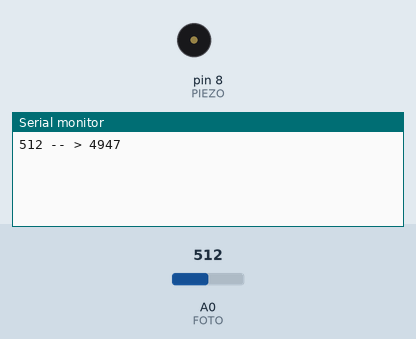
This sketch was run on a simulated Arduino Uno, built with avr-gcc and run on an emulated ATmega328P. Parts: buzzer (waves = sounding), the last lines printed to the serial monitor. Inputs (shaded band) come from the test bench; at power-on: A0 (FOTO) = 512.

Above: at 0.01 s.
1.3 s: A0 (FOTO) set to 630
At 1.9 s:
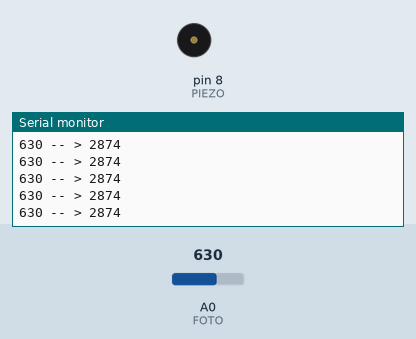
4.3 s: A0 (FOTO) set to 648
At 5.2 s:
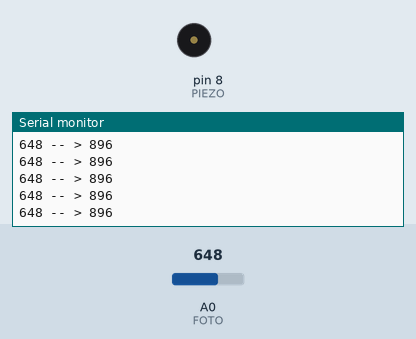
Timing chart, 0 to 7.3 s (numbered marks = the images above; inputs shaded):
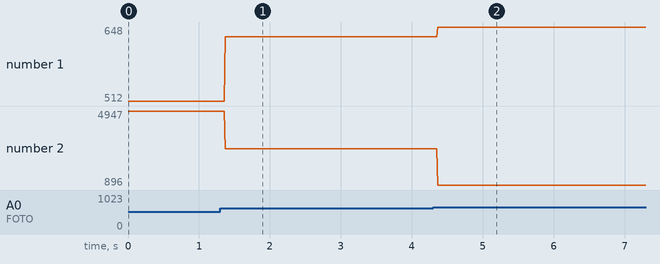

The sketch:

_11_teremin.ino
```cpp
// (licence header left out)
int PIEZO = 8;	  // Diamo un nome al PIN 8
int FOTO = A0;     // Diamo un nome al PIN A0;

int valore = 0;   // Definiamo una variabile che useremo
                  // per il valore del potenzionetro

int valoreNormalizzato = 0;  // definiamo una variabile dove metteremo il risultato
                             // di VALORE una volta normalizzato


void setup() {
  pinMode(PIEZO, OUTPUT);		// Dico ad A. che il PIN 9 funziona come OUTPUT
  pinMode(FOTO, INPUT);          // Dico ad A. che il PIN A0 funziona come INPUT

  Serial.begin(9600);          // Apro la porta seriale per inviare dati al computer
                               // alla velocità di 9600 bit al secondo
}


void loop() {
  valore = analogRead(FOTO);    // Questo valore può andare da 0 a 1023
                                // ho bisogno di portarlo in una scala da 31 a 4978
                                // questi sono i valori in cui sono compresi toni e semitoni
                                // gestiti da arduino.


  valoreNormalizzato = map(valore, 15, 60, 31, 4978);
  valoreNormalizzato = constrain(valoreNormalizzato, 31, 4978);
  valoreNormalizzato = 4978 - valoreNormalizzato;

  tone(PIEZO, valoreNormalizzato, 5);   // Non tutti i valori corrispondono a delle note
                                        // ma al momento ci interessa l'effetto teremin
                                        // piuttosto che un codice perfetto

  Serial.print(valore);
  Serial.print(" -- > ");
  Serial.println(valoreNormalizzato);

  delay(5);

}
```

Measured:
- after the input at 1.3 s, the serial monitor: prints a new line after 0.07 s (image 1)
- after the input at 4.3 s, the serial monitor: prints a new line after 0.07 s (image 2)
- plotted number 1: 512 → 630 after the input at 1.3 s, 630 → 648 after the input at 4.3 s
- plotted number 2: 4947 → 2874 after the input at 1.3 s, 2874 → 896 after the input at 4.3 s
